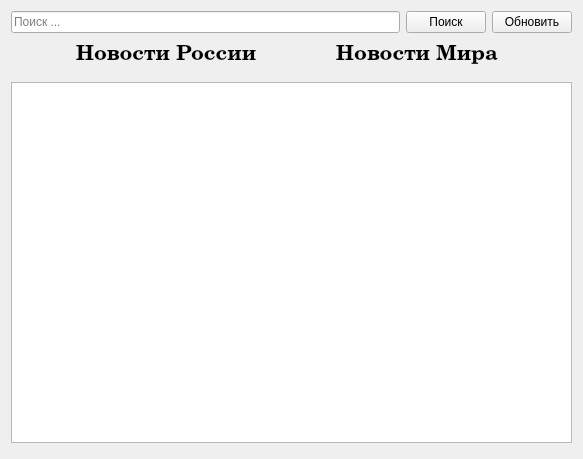
<?xml version="1.0" encoding="UTF-8"?>
<ui version="4.0">
 <class>Form</class>
 <widget class="QWidget" name="Form">
  <property name="geometry">
   <rect>
    <x>0</x>
    <y>0</y>
    <width>583</width>
    <height>459</height>
   </rect>
  </property>
  <property name="windowTitle">
   <string>(-&lt;&lt;\ Новости /&gt;&gt;-)</string>
  </property>
  <layout class="QVBoxLayout" name="verticalLayout_2">
   <item>
    <layout class="QVBoxLayout" name="verticalLayout">
     <item>
      <layout class="QHBoxLayout" name="horizontalLayout_2">
       <item>
        <widget class="QLineEdit" name="lineEdit">
         <property name="placeholderText">
          <string>Поиск ...</string>
         </property>
        </widget>
       </item>
       <item>
        <widget class="QPushButton" name="pushButton">
         <property name="minimumSize">
          <size>
           <width>80</width>
           <height>15</height>
          </size>
         </property>
         <property name="maximumSize">
          <size>
           <width>100</width>
           <height>30</height>
          </size>
         </property>
         <property name="text">
          <string>Поиск</string>
         </property>
        </widget>
       </item>
       <item>
        <widget class="QPushButton" name="pushButton_2">
         <property name="minimumSize">
          <size>
           <width>80</width>
           <height>15</height>
          </size>
         </property>
         <property name="maximumSize">
          <size>
           <width>100</width>
           <height>30</height>
          </size>
         </property>
         <property name="text">
          <string>Обновить</string>
         </property>
        </widget>
       </item>
      </layout>
     </item>
     <item>
      <layout class="QHBoxLayout" name="horizontalLayout_3">
       <property name="leftMargin">
        <number>5</number>
       </property>
       <property name="topMargin">
        <number>5</number>
       </property>
       <property name="rightMargin">
        <number>5</number>
       </property>
       <property name="bottomMargin">
        <number>5</number>
       </property>
       <item>
        <spacer name="horizontalSpacer">
         <property name="orientation">
          <enum>Qt::Horizontal</enum>
         </property>
         <property name="sizeHint" stdset="0">
          <size>
           <width>40</width>
           <height>20</height>
          </size>
         </property>
        </spacer>
       </item>
       <item>
        <widget class="QLabel" name="label">
         <property name="minimumSize">
          <size>
           <width>190</width>
           <height>0</height>
          </size>
         </property>
         <property name="maximumSize">
          <size>
           <width>190</width>
           <height>16777215</height>
          </size>
         </property>
         <property name="font">
          <font>
           <family>C059</family>
           <pointsize>16</pointsize>
           <weight>75</weight>
           <bold>true</bold>
          </font>
         </property>
         <property name="layoutDirection">
          <enum>Qt::LeftToRight</enum>
         </property>
         <property name="text">
          <string>Новости России</string>
         </property>
         <property name="alignment">
          <set>Qt::AlignCenter</set>
         </property>
        </widget>
       </item>
       <item>
        <spacer name="horizontalSpacer_3">
         <property name="orientation">
          <enum>Qt::Horizontal</enum>
         </property>
         <property name="sizeHint" stdset="0">
          <size>
           <width>40</width>
           <height>20</height>
          </size>
         </property>
        </spacer>
       </item>
       <item>
        <widget class="QLabel" name="label_2">
         <property name="minimumSize">
          <size>
           <width>190</width>
           <height>0</height>
          </size>
         </property>
         <property name="maximumSize">
          <size>
           <width>190</width>
           <height>16777215</height>
          </size>
         </property>
         <property name="font">
          <font>
           <family>C059</family>
           <pointsize>16</pointsize>
           <weight>75</weight>
           <bold>true</bold>
          </font>
         </property>
         <property name="text">
          <string>Новости Мира</string>
         </property>
         <property name="alignment">
          <set>Qt::AlignCenter</set>
         </property>
        </widget>
       </item>
       <item>
        <spacer name="horizontalSpacer_2">
         <property name="orientation">
          <enum>Qt::Horizontal</enum>
         </property>
         <property name="sizeHint" stdset="0">
          <size>
           <width>40</width>
           <height>20</height>
          </size>
         </property>
        </spacer>
       </item>
      </layout>
     </item>
     <item>
      <layout class="QHBoxLayout" name="horizontalLayout">
       <property name="topMargin">
        <number>5</number>
       </property>
       <property name="bottomMargin">
        <number>5</number>
       </property>
       <item>
        <widget class="QTableWidget" name="tableWidget">
         <property name="sizeAdjustPolicy">
          <enum>QAbstractScrollArea::AdjustToContents</enum>
         </property>
         <property name="alternatingRowColors">
          <bool>false</bool>
         </property>
         <attribute name="horizontalHeaderVisible">
          <bool>false</bool>
         </attribute>
         <attribute name="verticalHeaderVisible">
          <bool>true</bool>
         </attribute>
        </widget>
       </item>
      </layout>
     </item>
    </layout>
   </item>
  </layout>
 </widget>
 <resources/>
 <connections/>
</ui>
